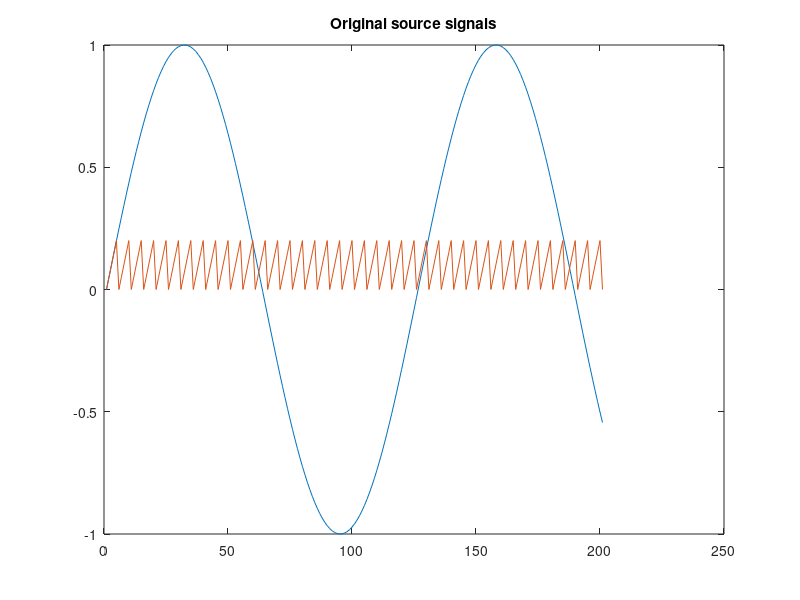
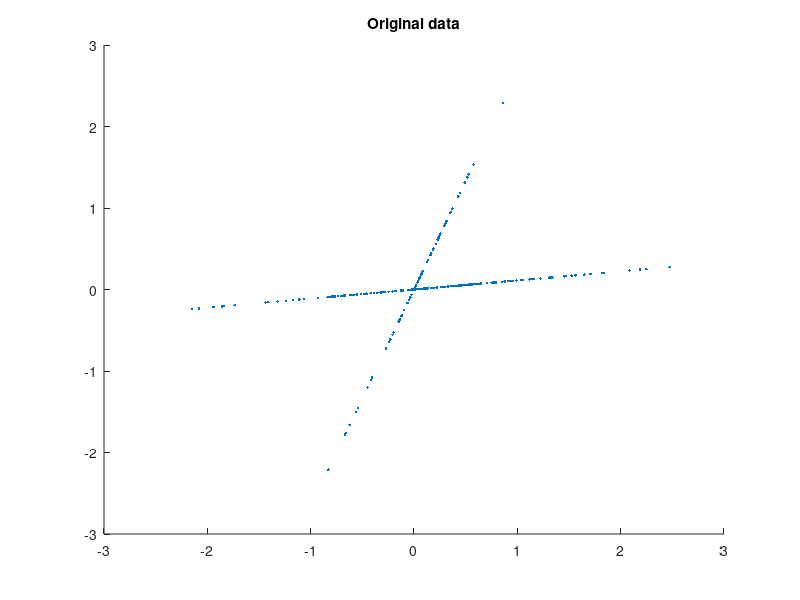
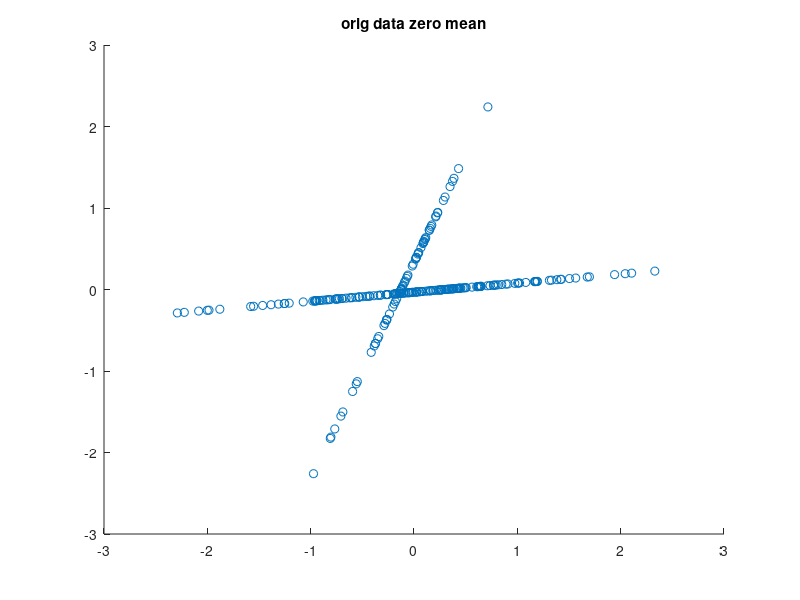
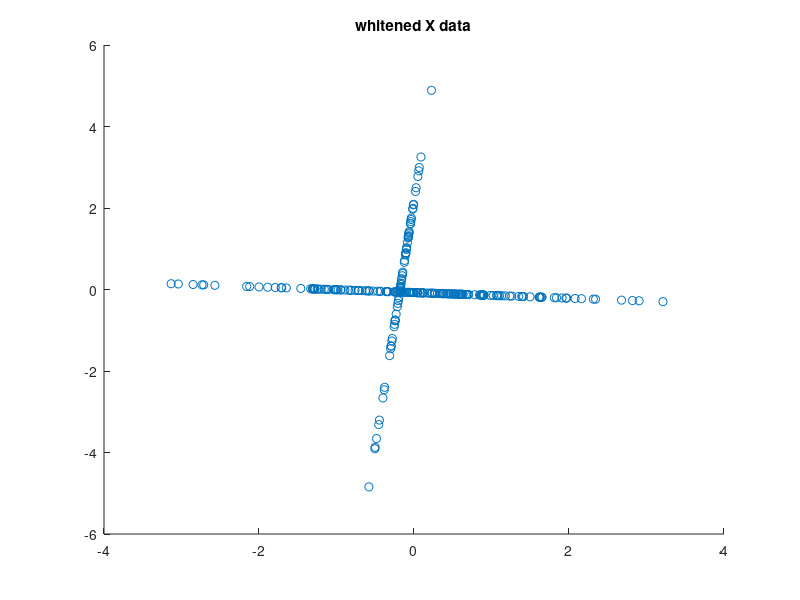

These figures' MATLAB source, in order: (Note: this script raises an error after producing the figures.)
    

%%% Sine and Sawtooth  ==================================
clear all; close all;
xx = 0:0.05:10;      % 201 points

s1 = sin(xx);
s2 = rem(xx,0.25);

figure; plot(s1); hold on; plot(s2); hold off;
title('Original source signals');      % sin and sawtooth

S=[s1; s2];    % source signals

A = [0.3 0.7; ...
    0.8 0.3];          % mixing the source signals

X = A*S;               % 'measured' signal


                    % OR
% =======================================================


% generate data     ----  Gaussian data ------------
N=250;
A = [0.3,0.9;...
    0.8,0.1];

r = randn(1,N);
X = A*(randn(2,N).*[(r>=1/2);(r<1/2)]);


% plot data
figure; scatter(X(1,:)', X(2,:)','.');
title('Original data');






X_mean = mean(X,2);        % take mean along rows ('remove' cols). take mean of vector components, x1,x2

X_zerod = zeros(size(X));       
for i = 1:size(X,2)
    X_zerod(:,i) = X(:,i) - X_mean(:,1);      % zero mean each signal
end


% plot both vectors
figure; scatter(X_zerod(1,:)', X_zerod(2,:)'); title('orig data zero mean');



% whiten
Cov = cov(X_zerod');    % covariance of the two variables (x1, x2)  
                                                                  
[U D V] = svd(Cov);     % svd to get eigen values and eigen vectors

d2 = diag(diag(D.^(-1/2)));          % diagonal matrix

X_zerod2 = (U*d2*U')*X_zerod;       % whiten data, zero variance for each component (x1,x2)

% plot whitened data
figure; scatter(X_zerod2(1,:)', X_zerod2(2,:)'); title('whitened X data'); 





%%%% ------ use the SVD to get the first principal component

[U2 S V2] = svd(v_total);

figure; scatter(v_total(1,:)', v_total(2,:)' ,'.');
hold on; plot([0 U2(1,1)], [0 U2(2,1)],'g', 'linewidth', 3); 
plot([0 U2(1,2)], [0 U2(2,2)],'g','linewidth', 3); hold off;
title('original data, PCA directions'); 




% *** Next *** try equation 45,46 for 'several unit' ICA
% let W = W / sqrt( norm(WW') )
% 
% repeat: W = 3/2 * W  -  1/2 * WW'W
% 
% W is the matrix of w1, w2, wn vectors transposed
% W = (w1, ... wn)'  w1 col vect is 1st row, w2 is 2nd row
%  

x = X_zerod2;       % x variable as in UCLA ICA ppr
 
% FAST ICA iteration --- for several units -------------------

W = rand(2,2)-0.5;     % initialize with 2 random vectors    -0.5 to 0.5 range

%%% for sine, sawtooth
%W = rand(2,2);         % initialize with 2 random vectors (positive here)


%%%% ---- iteration

diff_outer = 5;         % outer W+ magnitude difference
counter_out = 0;        % outer W+ counter

while (diff_outer > 1e-7)
    
% W_plus = W + gamma*( diag(-bi) + E(g(Wx)(Wx)')) *W
% 
% orthogonalize W with W=W/sqrt( norm(WW')),  W = 3/2W -1/2WW'W

% diag(-bi)
y = W*x;

g_y = tanh(2*y);                   % 2x16 matrix of data points

gy_mult = y.*g_y;                  % y*g_y component wise

gy_expect = mean(gy_mult,2);       % mean of components (remove cols), get row vect


diag_term = -1*diag(gy_expect);    % -bi term

 
term2_temp = zeros(size(x,2),size(diag_term(:),1));    % N x 4 matrix. N data pts
%term2 = g_y*y';                    % 2x2 matrix
for i = 1:size(x,2)   %loop through data pts
    term2_temp(i,:) = reshape(g_y(:,i)*y(:,i)', 1, 4);   % store each 2x2 matrix
end

% mean of matrix elements
mean_temp = mean(term2_temp,1);    % 1x4

mean_temp_mat = reshape(mean_temp, 2, 2);    % reshape back to 2x2 
 
term2 = mean_temp_mat; 
 

%gamma term/matrix

% bi is gy_expect
g_prime = 1-(tanh(2*y)).^2;              % 2xN

g_prime_expect = mean(g_prime,2);        % 2x1    'col vect that represents data'

term_g = gy_expect - g_prime_expect;
term_g = term_g.^(-1);               % -1 power   2x1 matrix
 
gamma = diag(term_g); 
 
 

% W_plus = W + gamma*( diag(-bi) + E(g(Wx)(Wx)')) *W
% 
% orthogonalize W with W=W/sqrt( norm(WW')),  W = 3/2W -1/2WW'W

W_plus = W + gamma*(diag_term + term2)*W;      % update W

W_plus = W_plus/sqrt(norm(W_plus*W_plus',2));  % normalize


W_old = W_plus;
diff =5;                      % inner magnitude difference

counter = 0;                  % inner counter

while (diff > 1e-7)           % orthogonalize W

    W_plus = (3/2)*W_plus - 0.5*(W_plus)*(W_plus')*W_plus;

    diff = norm(W_old-W_plus,2);

    W_old = W_plus;
    counter = counter+1;

end

if (counter_out == 1000)      % break out of loop for 1000 iterations
    break
end

diff_outer = norm(W-W_plus,2);


W = W_plus;          % update W to be orthogonalized W_plus;

counter_out = counter_out+1;

end  % outer iteration loop

                                     
            
%%%% --- converged after counter_out= .. ;

% W  is constructed to be orthogonal    



% dewhiten data  (rotate 'projection' matrix)

W_dewhit = (U*(D.^(1/2))*U')*W;        % W_dewhit should be like W_i from FastICA

% A_dewhit = W_dewhit';    since W is orthogonal, inv(W) = W'


% plot dewhitened components
figure; scatter(X(1,:)', X(2,:)', '.'); title('Orig data, W+ iteration components');
hold on; plot([0 W_dewhit(1,1)], [0 W_dewhit(2,1)] ,'g', 'Linewidth', 3); hold off;    % red point
hold on; plot([0 W_dewhit(1,2)], [0 W_dewhit(2,2)], 'g', 'Linewidth', 3); hold off;     % green point





%%%%%  for sine/sawtooth data
%%%
%%%
%%%
%%%%
%S_back = W_dewhit*X;           % this W is the estimated A, A holds the princip directions
                      % W_dewhit' = A;    since W is orthogonal, inv(W) = W'
                      % princip directions should be in columns, W -> w'
S_back = inv(W_dewhit)*X;     % take the inverse of 'A' (A has princip directions in rows, like our W found)

figure; plot(S_back(1,:)); hold on; plot(S_back(2,:)); hold off;
title('W+ Implemented ICA recovered signals');

%%%%%
%%%
%%%
%%%
%%%%


%%% --------- Fast ICA  

                           
[icasig, A_i, W_i] = fastica(X); 
                            


% plot data points and W - direction vectors   (Plot cols of A)
figure; scatter(X(1,:)', X(2,:)','.');
title('Orig data, FASTICA components');

                           % rows of W give directions, Cols of A for
                           % directions
hold on; plot([0 A_i(1,1)], [0 A_i(2,1)],'g', 'linewidth', 3); hold off;   % get princip component direction
hold on; plot([0 A_i(1,2)], [0 A_i(2,2)],'g', 'linewidth', 3); hold off;   % get princip component direction






%%%%%  for sine/sawtooth data
%%%
%%%
%%%
%%%%

S_back_i = W_i*X;

figure; plot(S_back_i(1,:)); hold on; plot(S_back_i(2,:)); hold off;
title('FASTICA recovered signals');

%%%%%
%%%
%%%
%%%
%%%%





